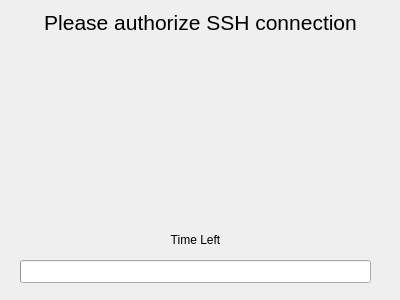
<?xml version="1.0" encoding="UTF-8"?>
<ui version="4.0">
 <class>AuthWindow</class>
 <widget class="QMainWindow" name="AuthWindow">
  <property name="windowModality">
   <enum>Qt::ApplicationModal</enum>
  </property>
  <property name="geometry">
   <rect>
    <x>0</x>
    <y>0</y>
    <width>400</width>
    <height>300</height>
   </rect>
  </property>
  <property name="sizePolicy">
   <sizepolicy hsizetype="Fixed" vsizetype="Fixed">
    <horstretch>0</horstretch>
    <verstretch>0</verstretch>
   </sizepolicy>
  </property>
  <property name="minimumSize">
   <size>
    <width>400</width>
    <height>300</height>
   </size>
  </property>
  <property name="maximumSize">
   <size>
    <width>400</width>
    <height>300</height>
   </size>
  </property>
  <property name="windowTitle">
   <string>FiSSH</string>
  </property>
  <widget class="QWidget" name="centralWidget">
   <widget class="QLabel" name="pixFingerprint">
    <property name="geometry">
     <rect>
      <x>125</x>
      <y>60</y>
      <width>150</width>
      <height>150</height>
     </rect>
    </property>
    <property name="text">
     <string/>
    </property>
    <property name="pixmap">
     <pixmap resource="resources.qrc">:/fingerprint.png</pixmap>
    </property>
    <property name="scaledContents">
     <bool>true</bool>
    </property>
   </widget>
   <widget class="QProgressBar" name="prgTimeLeft">
    <property name="geometry">
     <rect>
      <x>20</x>
      <y>260</y>
      <width>351</width>
      <height>23</height>
     </rect>
    </property>
    <property name="value">
     <number>0</number>
    </property>
    <property name="textVisible">
     <bool>false</bool>
    </property>
   </widget>
   <widget class="QLabel" name="lblTimeLeft">
    <property name="geometry">
     <rect>
      <x>20</x>
      <y>230</y>
      <width>351</width>
      <height>20</height>
     </rect>
    </property>
    <property name="text">
     <string>Time Left</string>
    </property>
    <property name="alignment">
     <set>Qt::AlignCenter</set>
    </property>
   </widget>
   <widget class="QLabel" name="lblAuth">
    <property name="geometry">
     <rect>
      <x>0</x>
      <y>10</y>
      <width>401</width>
      <height>25</height>
     </rect>
    </property>
    <property name="font">
     <font>
      <pointsize>16</pointsize>
     </font>
    </property>
    <property name="text">
     <string>Please authorize SSH connection</string>
    </property>
    <property name="textFormat">
     <enum>Qt::PlainText</enum>
    </property>
    <property name="alignment">
     <set>Qt::AlignHCenter|Qt::AlignTop</set>
    </property>
   </widget>
  </widget>
 </widget>
 <layoutdefault spacing="6" margin="11"/>
 <resources>
  <include location="resources.qrc"/>
 </resources>
 <connections/>
</ui>
